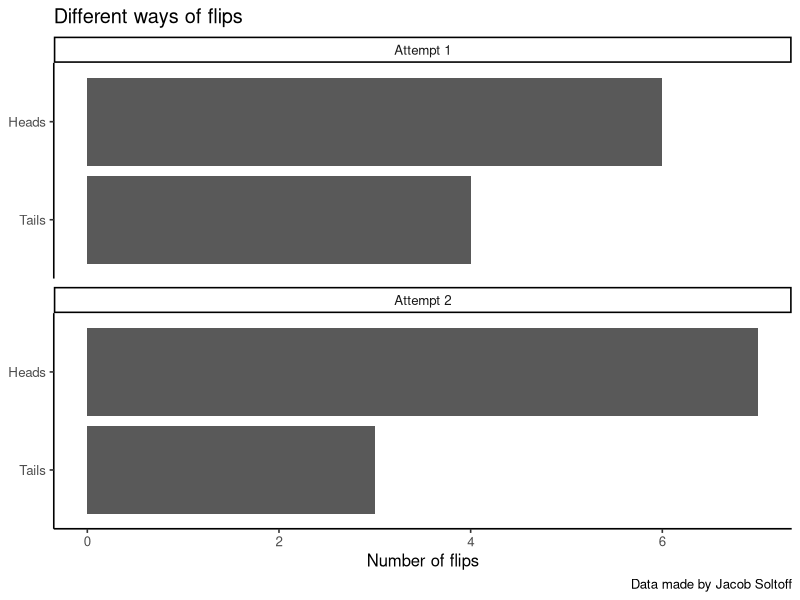
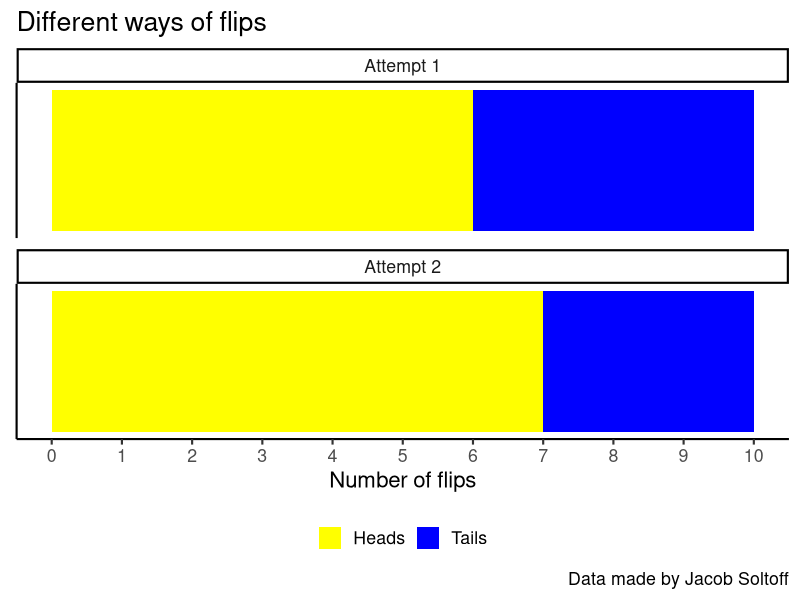
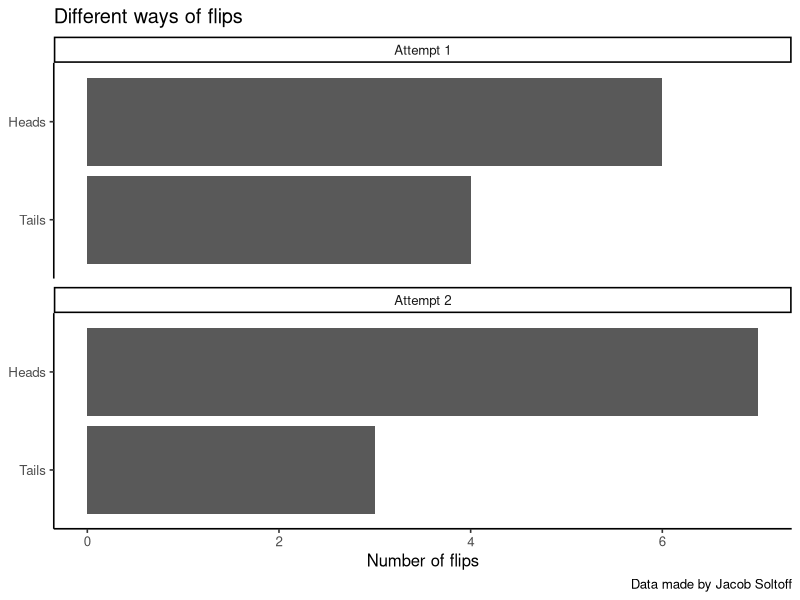

Write R code to recreate these figures, in order.
library(tidyverse)
library(here)

# input data
jacob_flips <- tribble(
  ~ trial, ~ flip, ~ num,
  "Attempt 1", "Heads", 6,
  "Attempt 1", "Tails", 4,
  "Attempt 2", "Heads", 7,
  "Attempt 2", "Tails", 3
) %>%
  mutate(flip = fct_rev(flip))
jacob_flips

# draw a bar graph
ggplot(data = jacob_flips, mapping = aes(x = num, y = flip)) +
  geom_col() +
  facet_wrap(vars(trial), ncol = 1) +
  labs(
    title = "Different ways of flips",
    x = "Number of flips",
    y = NULL,
    caption = "Data made by Jacob Soltoff"
  ) +
  theme_classic(base_size = 12)
ggsave(filename = here("static", "img", "jacob-flips-1.png"), width = 9, height = 6)

# draw a color bar chart
ggplot(data = jacob_flips, mapping = aes(x = 1, y = num, fill = flip)) +
  geom_col() +
  scale_y_continuous(breaks = 0:10) +
  scale_fill_manual(values = c("blue", "yellow"), guide = guide_legend(reverse = TRUE)) +
  facet_wrap(vars(trial), ncol = 1) +
  coord_flip() +
  labs(
    title = "Different ways of flips",
    x = NULL,
    y = "Number of flips",
    fill = NULL,
    caption = "Data made by Jacob Soltoff"
  ) +
  theme_classic(base_size = 16) +
  theme(legend.position = "bottom",
        axis.text.y = element_blank(),
        axis.ticks.y = element_blank())
